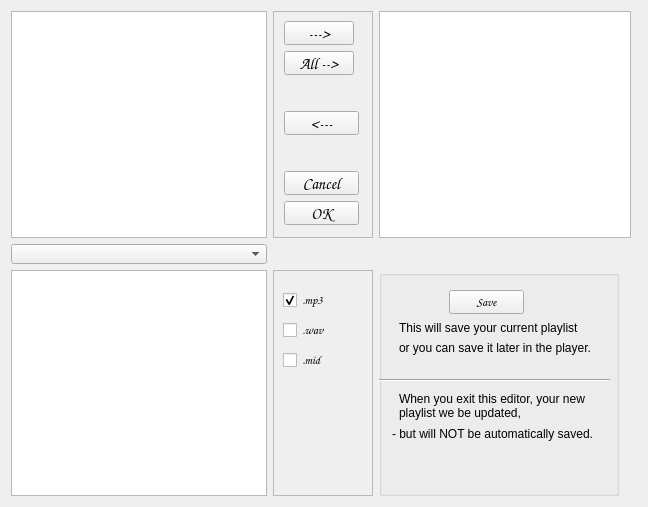
<?xml version="1.0" encoding="UTF-8"?>
<ui version="4.0">
 <class>EditForm</class>
 <widget class="QWidget" name="EditForm">
  <property name="geometry">
   <rect>
    <x>0</x>
    <y>0</y>
    <width>648</width>
    <height>507</height>
   </rect>
  </property>
  <property name="sizePolicy">
   <sizepolicy hsizetype="Fixed" vsizetype="Preferred">
    <horstretch>0</horstretch>
    <verstretch>0</verstretch>
   </sizepolicy>
  </property>
  <property name="font">
   <font>
    <family>Ubuntu</family>
   </font>
  </property>
  <property name="windowTitle">
   <string>Playlist Editor</string>
  </property>
  <layout class="QGridLayout" name="gridLayout">
   <item row="2" column="0">
    <widget class="QComboBox" name="comboBox">
     <property name="sizePolicy">
      <sizepolicy hsizetype="Preferred" vsizetype="Fixed">
       <horstretch>0</horstretch>
       <verstretch>0</verstretch>
      </sizepolicy>
     </property>
     <property name="maximumSize">
      <size>
       <width>256</width>
       <height>20</height>
      </size>
     </property>
    </widget>
   </item>
   <item row="5" column="0">
    <widget class="QTreeView" name="treeView">
     <property name="sizePolicy">
      <sizepolicy hsizetype="Fixed" vsizetype="Expanding">
       <horstretch>0</horstretch>
       <verstretch>0</verstretch>
      </sizepolicy>
     </property>
    </widget>
   </item>
   <item row="5" column="1">
    <widget class="QFrame" name="frame_3">
     <property name="frameShape">
      <enum>QFrame::StyledPanel</enum>
     </property>
     <property name="frameShadow">
      <enum>QFrame::Raised</enum>
     </property>
     <widget class="QCheckBox" name="cb_mp3">
      <property name="geometry">
       <rect>
        <x>10</x>
        <y>20</y>
        <width>76</width>
        <height>20</height>
       </rect>
      </property>
      <property name="font">
       <font>
        <family>Comic Sans MS</family>
        <bold>true</bold>
       </font>
      </property>
      <property name="text">
       <string>.mp3</string>
      </property>
      <property name="checked">
       <bool>true</bool>
      </property>
     </widget>
     <widget class="QCheckBox" name="cb_wave">
      <property name="geometry">
       <rect>
        <x>10</x>
        <y>50</y>
        <width>76</width>
        <height>20</height>
       </rect>
      </property>
      <property name="font">
       <font>
        <family>Comic Sans MS</family>
        <bold>true</bold>
       </font>
      </property>
      <property name="text">
       <string>.wav</string>
      </property>
     </widget>
     <widget class="QCheckBox" name="cb_midi">
      <property name="geometry">
       <rect>
        <x>10</x>
        <y>80</y>
        <width>76</width>
        <height>20</height>
       </rect>
      </property>
      <property name="font">
       <font>
        <family>Comic Sans MS</family>
        <bold>true</bold>
       </font>
      </property>
      <property name="text">
       <string>.mid</string>
      </property>
     </widget>
    </widget>
   </item>
   <item row="0" column="0">
    <widget class="QListView" name="listView">
     <property name="sizePolicy">
      <sizepolicy hsizetype="Fixed" vsizetype="Expanding">
       <horstretch>0</horstretch>
       <verstretch>0</verstretch>
      </sizepolicy>
     </property>
     <property name="selectionMode">
      <enum>QAbstractItemView::ExtendedSelection</enum>
     </property>
    </widget>
   </item>
   <item row="0" column="1">
    <widget class="QFrame" name="frame">
     <property name="minimumSize">
      <size>
       <width>100</width>
       <height>0</height>
      </size>
     </property>
     <property name="baseSize">
      <size>
       <width>100</width>
       <height>0</height>
      </size>
     </property>
     <property name="frameShape">
      <enum>QFrame::StyledPanel</enum>
     </property>
     <property name="frameShadow">
      <enum>QFrame::Raised</enum>
     </property>
     <widget class="QPushButton" name="bt_right">
      <property name="geometry">
       <rect>
        <x>11</x>
        <y>10</y>
        <width>70</width>
        <height>24</height>
       </rect>
      </property>
      <property name="font">
       <font>
        <family>Comic Sans MS</family>
        <pointsize>12</pointsize>
        <bold>false</bold>
       </font>
      </property>
      <property name="text">
       <string>---&gt;</string>
      </property>
     </widget>
     <widget class="QPushButton" name="bt_rightAll">
      <property name="geometry">
       <rect>
        <x>11</x>
        <y>40</y>
        <width>70</width>
        <height>24</height>
       </rect>
      </property>
      <property name="font">
       <font>
        <family>Comic Sans MS</family>
        <pointsize>12</pointsize>
        <bold>true</bold>
       </font>
      </property>
      <property name="text">
       <string>All --&gt;</string>
      </property>
     </widget>
     <widget class="QPushButton" name="bt_left">
      <property name="geometry">
       <rect>
        <x>11</x>
        <y>100</y>
        <width>75</width>
        <height>24</height>
       </rect>
      </property>
      <property name="font">
       <font>
        <family>Comic Sans MS</family>
        <pointsize>12</pointsize>
        <bold>true</bold>
       </font>
      </property>
      <property name="text">
       <string>&lt;---</string>
      </property>
     </widget>
     <widget class="QPushButton" name="bt_cancel">
      <property name="geometry">
       <rect>
        <x>11</x>
        <y>160</y>
        <width>75</width>
        <height>24</height>
       </rect>
      </property>
      <property name="font">
       <font>
        <family>Comic Sans MS</family>
        <pointsize>12</pointsize>
        <bold>true</bold>
       </font>
      </property>
      <property name="text">
       <string>Cancel</string>
      </property>
     </widget>
     <widget class="QPushButton" name="bt_ok">
      <property name="geometry">
       <rect>
        <x>11</x>
        <y>190</y>
        <width>75</width>
        <height>24</height>
       </rect>
      </property>
      <property name="font">
       <font>
        <family>Comic Sans MS</family>
        <pointsize>12</pointsize>
        <bold>true</bold>
       </font>
      </property>
      <property name="text">
       <string>OK</string>
      </property>
     </widget>
    </widget>
   </item>
   <item row="5" column="2" colspan="2">
    <widget class="QGroupBox" name="groupBox">
     <property name="sizePolicy">
      <sizepolicy hsizetype="Fixed" vsizetype="Expanding">
       <horstretch>0</horstretch>
       <verstretch>0</verstretch>
      </sizepolicy>
     </property>
     <property name="minimumSize">
      <size>
       <width>240</width>
       <height>0</height>
      </size>
     </property>
     <property name="baseSize">
      <size>
       <width>100</width>
       <height>0</height>
      </size>
     </property>
     <property name="title">
      <string/>
     </property>
     <widget class="QPushButton" name="bt_save">
      <property name="geometry">
       <rect>
        <x>70</x>
        <y>20</y>
        <width>75</width>
        <height>24</height>
       </rect>
      </property>
      <property name="font">
       <font>
        <family>Comic Sans MS</family>
        <bold>true</bold>
       </font>
      </property>
      <property name="text">
       <string>Save</string>
      </property>
     </widget>
     <widget class="QLabel" name="label_3">
      <property name="geometry">
       <rect>
        <x>20</x>
        <y>50</y>
        <width>201</width>
        <height>16</height>
       </rect>
      </property>
      <property name="text">
       <string>This will save your current playlist</string>
      </property>
     </widget>
     <widget class="QLabel" name="label_4">
      <property name="geometry">
       <rect>
        <x>20</x>
        <y>70</y>
        <width>201</width>
        <height>16</height>
       </rect>
      </property>
      <property name="text">
       <string>or you can save it later in the player.</string>
      </property>
     </widget>
     <widget class="Line" name="line">
      <property name="geometry">
       <rect>
        <x>0</x>
        <y>100</y>
        <width>231</width>
        <height>20</height>
       </rect>
      </property>
      <property name="sizePolicy">
       <sizepolicy hsizetype="Fixed" vsizetype="Fixed">
        <horstretch>0</horstretch>
        <verstretch>0</verstretch>
       </sizepolicy>
      </property>
      <property name="orientation">
       <enum>Qt::Horizontal</enum>
      </property>
     </widget>
     <widget class="QLabel" name="label_5">
      <property name="geometry">
       <rect>
        <x>20</x>
        <y>120</y>
        <width>211</width>
        <height>31</height>
       </rect>
      </property>
      <property name="text">
       <string>When you exit this editor, your new playlist we be updated,</string>
      </property>
      <property name="wordWrap">
       <bool>true</bool>
      </property>
     </widget>
     <widget class="QLabel" name="label_6">
      <property name="geometry">
       <rect>
        <x>13</x>
        <y>153</y>
        <width>211</width>
        <height>21</height>
       </rect>
      </property>
      <property name="text">
       <string>- but will NOT be automatically saved.</string>
      </property>
      <property name="wordWrap">
       <bool>true</bool>
      </property>
     </widget>
    </widget>
   </item>
   <item row="0" column="2">
    <widget class="QListWidget" name="listWidget">
     <property name="selectionMode">
      <enum>QAbstractItemView::ExtendedSelection</enum>
     </property>
    </widget>
   </item>
  </layout>
 </widget>
 <resources/>
 <connections/>
</ui>
